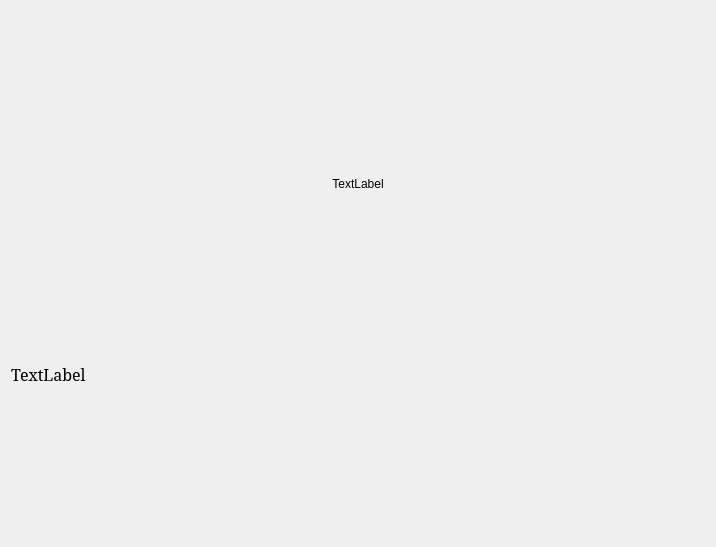
<?xml version="1.0" encoding="UTF-8"?>
<ui version="4.0">
 <class>LocationForm</class>
 <widget class="QWidget" name="LocationForm">
  <property name="geometry">
   <rect>
    <x>0</x>
    <y>0</y>
    <width>716</width>
    <height>547</height>
   </rect>
  </property>
  <property name="windowTitle">
   <string>Form</string>
  </property>
  <layout class="QVBoxLayout" name="verticalLayout_2" stretch="4,2">
   <property name="sizeConstraint">
    <enum>QLayout::SizeConstraint::SetDefaultConstraint</enum>
   </property>
   <item>
    <widget class="QStackedWidget" name="imageAndWideoWdgt">
     <widget class="QWidget" name="page_image">
      <layout class="QVBoxLayout" name="verticalLayout">
       <item>
        <widget class="QLabel" name="labelLocImage">
         <property name="text">
          <string>TextLabel</string>
         </property>
         <property name="alignment">
          <set>Qt::AlignmentFlag::AlignCenter</set>
         </property>
        </widget>
       </item>
      </layout>
     </widget>
     <widget class="QWidget" name="page_video">
      <layout class="QVBoxLayout" name="verticalLayout_3">
       <item>
        <layout class="QVBoxLayout" name="videoLayout">
         <item>
          <widget class="QWidget" name="widget" native="true"/>
         </item>
        </layout>
       </item>
      </layout>
     </widget>
    </widget>
   </item>
   <item>
    <widget class="QLabel" name="labelLocDesc">
     <property name="font">
      <font>
       <family>Serif</family>
       <pointsize>12</pointsize>
      </font>
     </property>
     <property name="text">
      <string>TextLabel</string>
     </property>
     <property name="alignment">
      <set>Qt::AlignmentFlag::AlignLeading|Qt::AlignmentFlag::AlignLeft|Qt::AlignmentFlag::AlignTop</set>
     </property>
    </widget>
   </item>
  </layout>
 </widget>
 <resources/>
 <connections/>
</ui>
